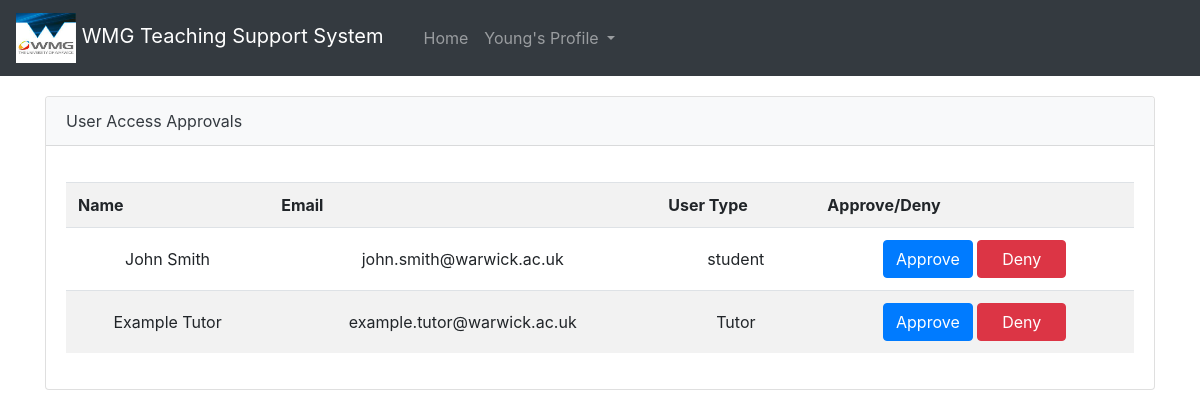
The app's page /approvals (signed in), older data.
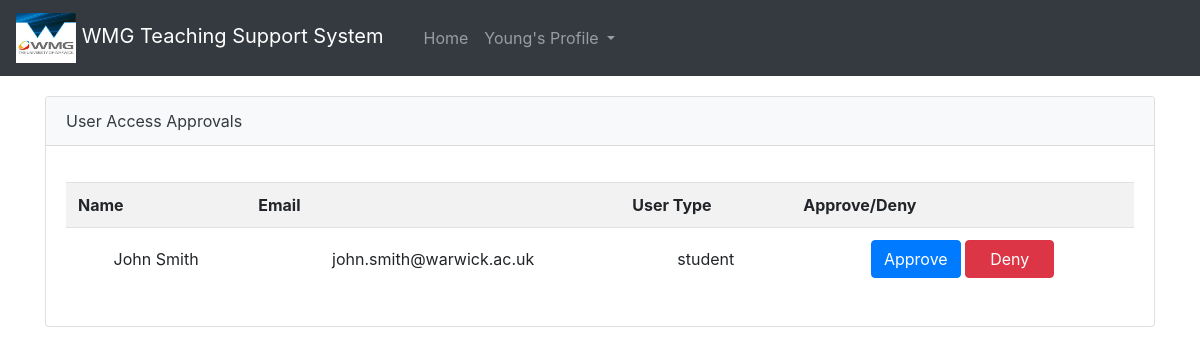
The same page, newer data.
### appMain.py (models this page shows)
class User(db.Model, UserMixin):
    id = db.Column(db.Integer, primary_key = True)
    email = db.Column(db.String(100), unique = True, nullable = False)
    password = db.Column(db.String(80), nullable = False)
    fName = db.Column(db.String(20), nullable = False)
    sName = db.Column(db.String(30), nullable = False)
    userType = db.Column(db.String(20), nullable = False)

class PendingUser(db.Model, UserMixin):
    id = db.Column(db.Integer, primary_key = True)
    email = db.Column(db.String(100), unique = True, nullable = False)
    password = db.Column(db.String(80), nullable = False)
    fName = db.Column(db.String(20), nullable = False)
    sName = db.Column(db.String(30), nullable = False)
    userType = db.Column(db.String(20), nullable = False)

### appMain.py (the view)
@app.route('/approvals')
@login_required
def approvalsPage():
    users = userAccess.getPendingUserDetails(PendingUser)
    if current_user.userType == "Tutor":
        return render_template('userApproval.html', title='User Access Approvals', users=users)
    else:
        return "Student's arent allowed on this page"

### appMain.py (called while the page is built)
@login_manager.user_loader
def load_user(user_id):
    return User.query.get(int(user_id))

### dbAccess.py (called while the page is built)
    def getPendingUserDetails(PendingUser):
        users = PendingUser.query.all()
        return users

### templates/userApproval.html (shortened to what this page needs)
<html lang="en">
<head>
    <link rel="stylesheet" href="https://maxcdn.bootstrapcdn.com/bootstrap/4.5.2/css/bootstrap.min.css">
    <link rel="stylesheet" href="{{ url_for('static', filename = 'userApproval.css') }}">
</head>
<body style="min-height: 75rem; padding-top: 5rem;">
    <nav class="navbar navbar-expand-md navbar-dark fixed-top bg-dark">
        <a class="navbar-brand" href="#">
            <image src="{{url_for('static',filename = 'images/wmglogo.png')}}" width = "60" height = "50" class="d-inline-block align-middle" href="{{ url_for('goHome') }}" alt="">
            WMG Teaching Support System
        </a>
        <div class="navbar" id="navbarSupportedContent">
          <ul class="navbar-nav mr-auto">
            <li class="nav-item">
              <a class="nav-link" href="{{url_for('home')}}">Home</a>
            </li>
            <li class="nav-item dropdown">
              {% if current_user.is_authenticated %}
                <a class="nav-link dropdown-toggle" href="#" id="navbarDropdown" role="button" data-toggle="dropdown" aria-haspopup="true" aria-expanded="false">
                  {{current_user.fName}}'s Profile
                </a>
              {%endif%}
            </li>
          </ul>
        </div>
    </nav>
    <section class="container" style="padding-top: 1rem;">
        <div class="card">
            <div class="card-header text-dark bg-light mb-3">{{ title }}</div>
            <div class="card-body">
                <table class="table table-striped" id="userApprovalTable">
                    <tr>
                        <th>Name</th>
                        <th>Email</th>
                        <th>User Type</th>
                        <th>Approve/Deny</th>
                    </tr>
                    {% for user in users %}
                    <tr>
                        <td>{{ user.fName }} {{ user.sName }}</td>
                        <td>{{ user.email }}</td>
                        <td>{{ user.userType }}</td>
                        <td>
                          <a class="btn btn-primary" href="/approvals/approve/{{ user.email }}" role="button">Approve</a>
                          <a class="btn btn-danger" style="padding-left: 1.5rem; padding-right: 1.5rem;" href="#" role="button">Deny</a>
                        </td>
                    </tr>
                    {% endfor %}
                </table>
            </div>
        </div>
    </section>
</body>
</html>

### static/userApproval.css (style rules this page uses)
#userApprovalTable td { text-align: center; vertical-align: middle; }

Row changes from the older to the newer data that the page shows:
removed PendingUser: fName "Example", sName "Tutor", email "example.tutor@warwick.ac.uk", userType "Tutor"
